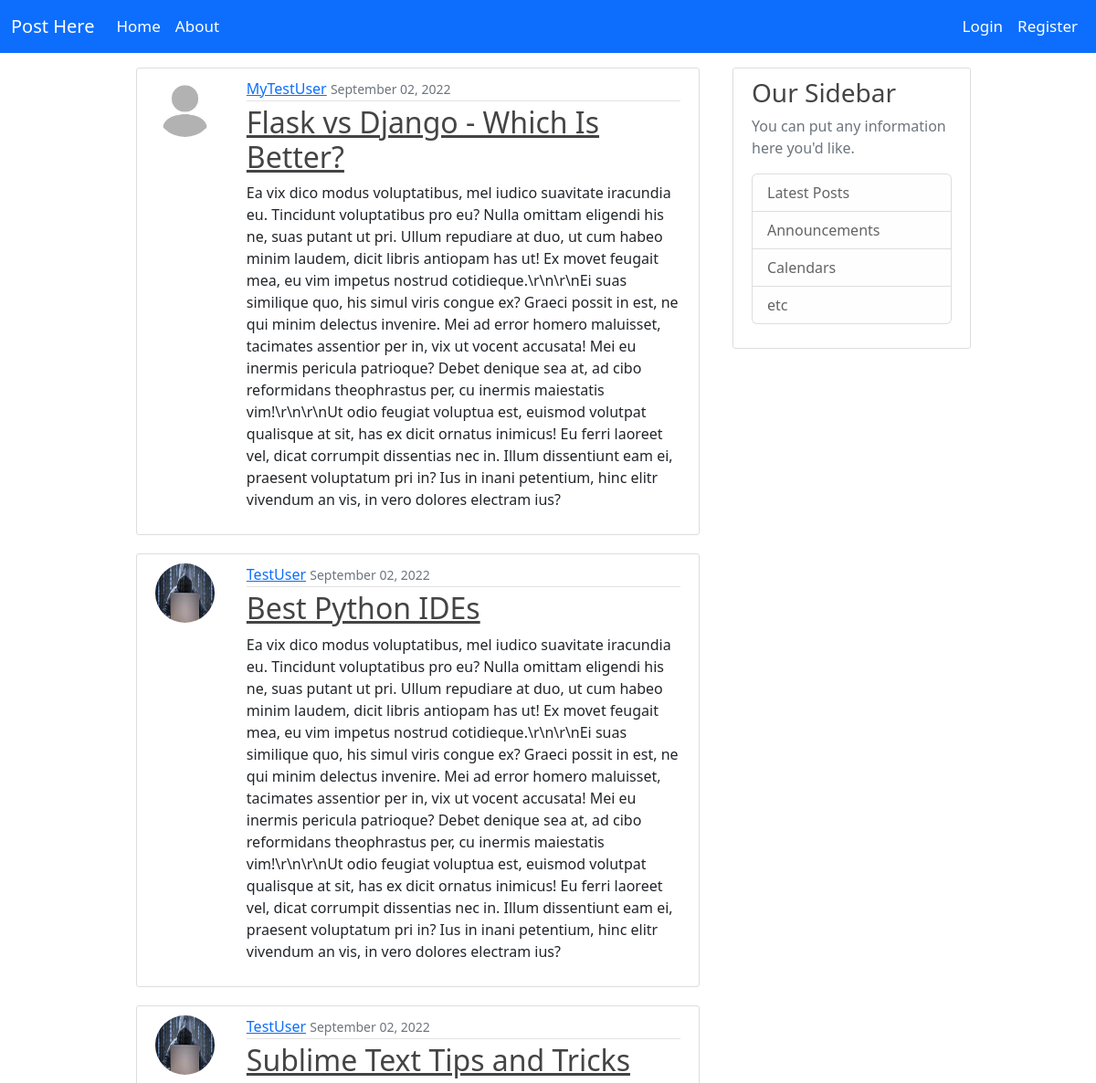
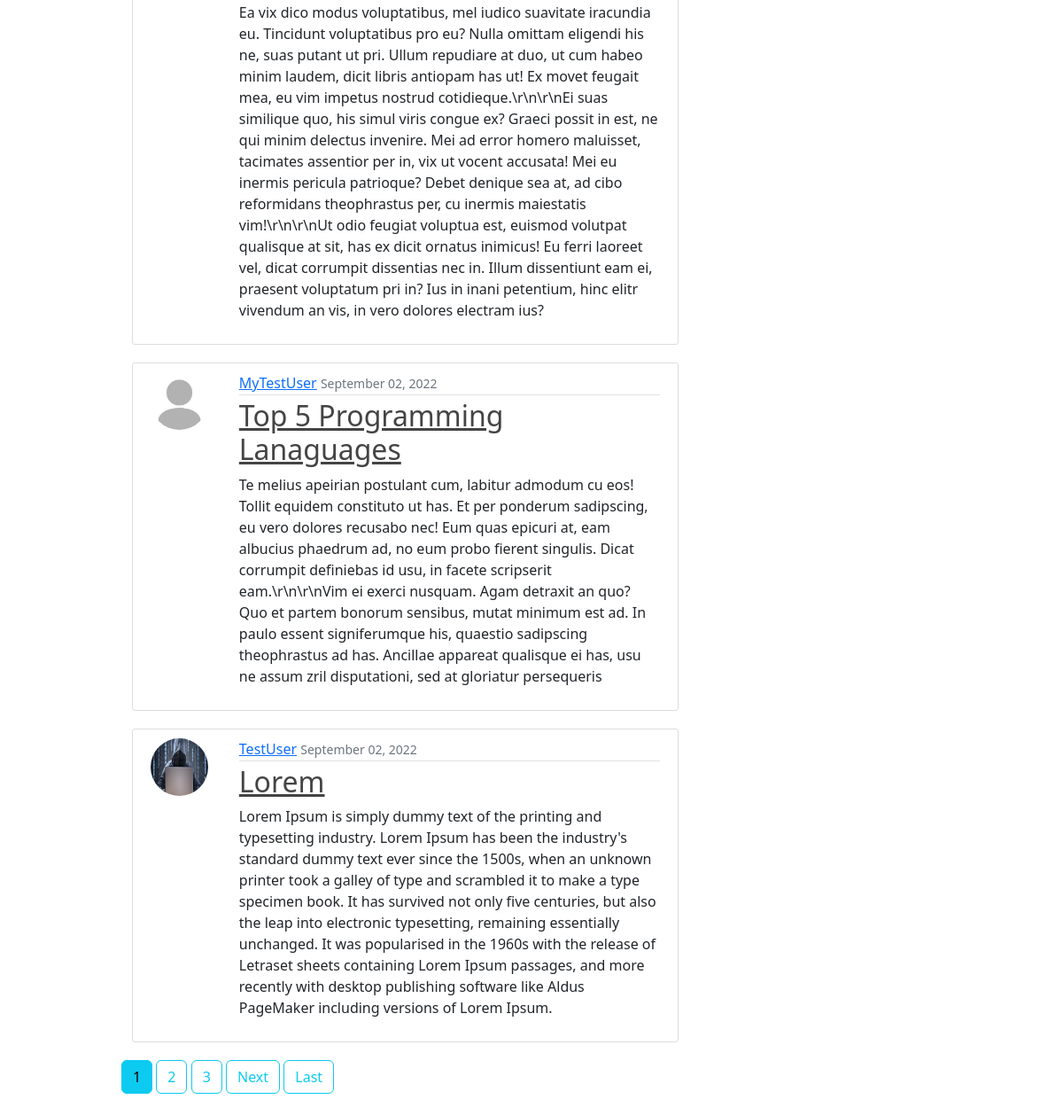
The page / on the database its author committed (2 pictures, top to bottom).
### blog/models.py (models this page shows, shortened)
class Post(models.Model):
    title = models.CharField(max_length=100)
    content = models.TextField()
    date_posted = models.DateTimeField(default=timezone.now)
    author = models.ForeignKey(User,on_delete=models.CASCADE)

### users/models.py (models this page shows, shortened)
class Profile(models.Model):
	user = models.OneToOneField(User, on_delete=models.CASCADE)
	image = models.ImageField(default='default.jpg', upload_to='profile_pics')

### blog/views.py (the view)
# urls.py: path('',PostListView.as_view(),name="index"),
class PostListView(ListView):
    model = Post
    template_name = 'blog/index.html'   #Name of template should be in this formate: <app_name>/<model_name>_<view_type>.html
    context_object_name = 'posts'
    ordering = ['-date_posted']
    paginate_by = 5

### blog/templates/blog/index.html (shortened to what this page needs)
{% extends 'main.html' %}
{% block content %}
{% for post in posts %}
<div class="container">
    <article class="media content-section">
        <div class="media-body">
            <div class="row">
                <div class="col-md-2">
                   <img class="rounded-circle article-img"
                   src="{{ post.author.profile.image.url }}">
               </div>
               <div class="col-md-10">
                <div class="article-metadata">
                    <a class="mr-2" href="{% url 'user-posts' post.author.username %}">{{post.author}}</a>
                    <small class="text-muted">{{post.date_posted|date:"F d, Y "}}</small>
                </div>
                <h2><a class="article-title" href="{% url 'post-detail' post.id %}">{{post.title}}</a></h2>
                <p class="article-content">{{post.content}}</p>
            </div>
        </div>
    </div>
</article>
</div>
{% endfor %}
{% if is_paginated %}
    {% for num in page_obj.paginator.page_range %}
    {% if page_obj.number == num %}
        <a href="?page={{ num }}" class="btn btn-info mb-4">{{ num }}</a>
    {% elif num > page_obj.number|add:'-3' and num < page_obj.number|add:'3' %}
        <a href="?page={{ num }}" class="btn btn-outline-info mb-4">{{ num }}</a>
    {% endif %}
    {% endfor %}
     {% if page_obj.has_next %}
        <a href="?page={{ page_obj.next_page_number }}" class="btn btn-outline-info mb-4">Next</a>
        <a href="?page={{ page_obj.paginator.num_pages }}" class="btn btn-outline-info mb-4">Last</a>
    {% endif %}
{% endif %}
{% endblock content %}

### templates/main.html (shortened to what this page needs)
{% load static %}
<!DOCTYPE html>
<html lang="en">
<head>
    <link href="{% static 'css/bootstrap.min.css' %}" rel="stylesheet">
    <link rel="stylesheet" href="{% static 'css/main.css' %}">
</head>
<body>
    <nav class="navbar navbar-expand-lg bg-primary">
        <div class="container-fluid">
            <a class="navbar-brand" href="{% url 'index' %}" style="color: white;">Post Here</a>
        <div class="collapse navbar-collapse" id="navbarSupportedContent">
            <ul class="navbar-nav me-auto mb-2 mb-lg-0">
                <li class="nav-item">
                    <a class="nav-link" style="color: white;font-size: 17px;" aria-current="page"
                    href="{% url 'index' %}">Home</a>
                </li>
                <li class="nav-item">
                    <a class="nav-link active" href="{% url 'about' %}" style="color: white;font-size: 17px;">About</a>
                </li>
            </ul>
            <form class="d-flex">
                <ul class="navbar-nav me-auto mb-2 mb-lg-0">
                    {% if user.is_authenticated %}
                    <li class="nav-item">
                        <a class="nav-link" style="color: white;font-size: 17px;" aria-current="page"
                        href="{% url 'post-form' %}">New Post</a>
                    </li>
                    <li class="nav-item">
                        <a class="nav-link" style="color: white;font-size: 17px;" aria-current="page"
                        href="{% url 'profile' %}">Profile</a>
                    </li>
                    <li class="nav-item">
                        <a class="nav-link" style="color: white;font-size: 17px;" aria-current="page"
                        href="{% url 'logout' %}">Logout</a>
                    </li>
                    {% else %}
                    <li class="nav-item">
                        <a class="nav-link" style="color: white;font-size: 17px;" aria-current="page"
                        href="{% url 'login' %}">Login</a>
                    </li>
                    <li class="nav-item">
                        <a class="nav-link active" href="{% url 'register' %}" style="color: white;font-size: 17px;">Register</a>
                    </li>
                     {% endif %}
                </ul>
            </form>
        </div>
    </div>
</nav>
<main role="main" class="container mt-3">
    <div class="row">
        <div class="col-md-1"></div>
        <div class="col-md-7">
            {% block content %}
            {% endblock content %}
        </div>
        <div class="col-md-3">
            <div class="content-section">
                <h3>Our Sidebar</h3>
                <p class='text-muted'>You can put any information here you'd like.
                    <ul class="list-group">
                        <li class="list-group-item list-group-item-light">Latest Posts</li>
                        <li class="list-group-item list-group-item-light">Announcements</li>
                        <li class="list-group-item list-group-item-light">Calendars</li>
                        <li class="list-group-item list-group-item-light">etc</li>
                    </ul>
                </p>
            </div>
        </div>
        <div class="col-md-1"></div>
    </div>
</main>
</body>
</html>

### static/css/main.css (style rules this page uses)
h1, h2, h3, h4, h5, h6 { color: #444444; }
ul { margin: 0; }
.content-section { background: #ffffff; padding: 10px 20px; border: 1px solid #dddddd; border-radius: 3px; margin-bottom: 20px; }
.article-title { color: #444444; }
.article-content { white-space: pre-line; }
.article-img { height: 65px; width: 65px; margin-right: 16px; }
.article-metadata { padding-bottom: 1px; margin-bottom: 4px; border-bottom: 1px solid #e3e3e3 }

### rows shown on the page
Post: author.profile.image (placeholder picture), author "MyTestUser", date_posted "September 02, 2022", title "Flask vs Django - Which Is Better?", content "Ea vix dico modus voluptatibus, mel iudico suavitate iracundia eu. Tincidunt voluptatibus pro eu? Nulla omittam eligendi his ne, suas putant ut pri. Ullum repudiare at duo, ut cum habeo minim laudem, dicit libris antiopam has ut! Ex movet feugait mea, eu vim impetus nostrud cotidieque.\\r\\n\\r\\nEi suas similique quo, his simul viris congue ex? Graeci possit in est, ne qui minim delectus invenire. Mei ad error homero maluisset, tacimates assentior per in, vix ut vocent accusata! Mei eu inermis pericula patrioque? Debet denique sea at, ad cibo reformidans theophrastus per, cu inermis maiestatis vim!\\r\\n\\r\\nUt odio feugiat voluptua est, euismod volutpat qualisque at sit, has ex dicit ornatus…"
Post: author.profile.image (picture), author "TestUser", date_posted "September 02, 2022", title "Best Python IDEs", content "Ea vix dico modus voluptatibus, mel iudico suavitate iracundia eu. Tincidunt voluptatibus pro eu? Nulla omittam eligendi his ne, suas putant ut pri. Ullum repudiare at duo, ut cum habeo minim laudem, dicit libris antiopam has ut! Ex movet feugait mea, eu vim impetus nostrud cotidieque.\\r\\n\\r\\nEi suas similique quo, his simul viris congue ex? Graeci possit in est, ne qui minim delectus invenire. Mei ad error homero maluisset, tacimates assentior per in, vix ut vocent accusata! Mei eu inermis pericula patrioque? Debet denique sea at, ad cibo reformidans theophrastus per, cu inermis maiestatis vim!\\r\\n\\r\\nUt odio feugiat voluptua est, euismod volutpat qualisque at sit, has ex dicit ornatus…"
Post: author.profile.image (picture), author "TestUser", date_posted "September 02, 2022", title "Sublime Text Tips and Tricks", content "Ea vix dico modus voluptatibus, mel iudico suavitate iracundia eu. Tincidunt voluptatibus pro eu? Nulla omittam eligendi his ne, suas putant ut pri. Ullum repudiare at duo, ut cum habeo minim laudem, dicit libris antiopam has ut! Ex movet feugait mea, eu vim impetus nostrud cotidieque.\\r\\n\\r\\nEi suas similique quo, his simul viris congue ex? Graeci possit in est, ne qui minim delectus invenire. Mei ad error homero maluisset, tacimates assentior per in, vix ut vocent accusata! Mei eu inermis pericula patrioque? Debet denique sea at, ad cibo reformidans theophrastus per, cu inermis maiestatis vim!\\r\\n\\r\\nUt odio feugiat voluptua est, euismod volutpat qualisque at sit, has ex dicit ornatus…"
Post: author.profile.image (placeholder picture), author "MyTestUser", date_posted "September 02, 2022", title "Top 5 Programming Lanaguages", content "Te melius apeirian postulant cum, labitur admodum cu eos! Tollit equidem constituto ut has. Et per ponderum sadipscing, eu vero dolores recusabo nec! Eum quas epicuri at, eam albucius phaedrum ad, no eum probo fierent singulis. Dicat corrumpit definiebas id usu, in facete scripserit eam.\\r\\n\\r\\nVim ei exerci nusquam. Agam detraxit an quo? Quo et partem bonorum sensibus, mutat minimum est ad. In paulo essent signiferumque his, quaestio sadipscing theophrastus ad has. Ancillae appareat qualisque ei has, usu ne assum zril disputationi, sed at gloriatur persequeris"
Post: author.profile.image (picture), author "TestUser", date_posted "September 02, 2022", title "Lorem", content "Lorem Ipsum is simply dummy text of the printing and typesetting industry. Lorem Ipsum has been the industry's standard dummy text ever since the 1500s, when an unknown printer took a galley of type and scrambled it to make a type specimen book. It has survived not only five centuries, but also the leap into electronic typesetting, remaining essentially unchanged. It was popularised in the 1960s with the release of Letraset sheets containing Lorem Ipsum passages, and more recently with desktop publishing software like Aldus PageMaker including versions of Lorem Ipsum."

### other values the page prints
{{ num }} "1"
{{ num }} "2" "3"
